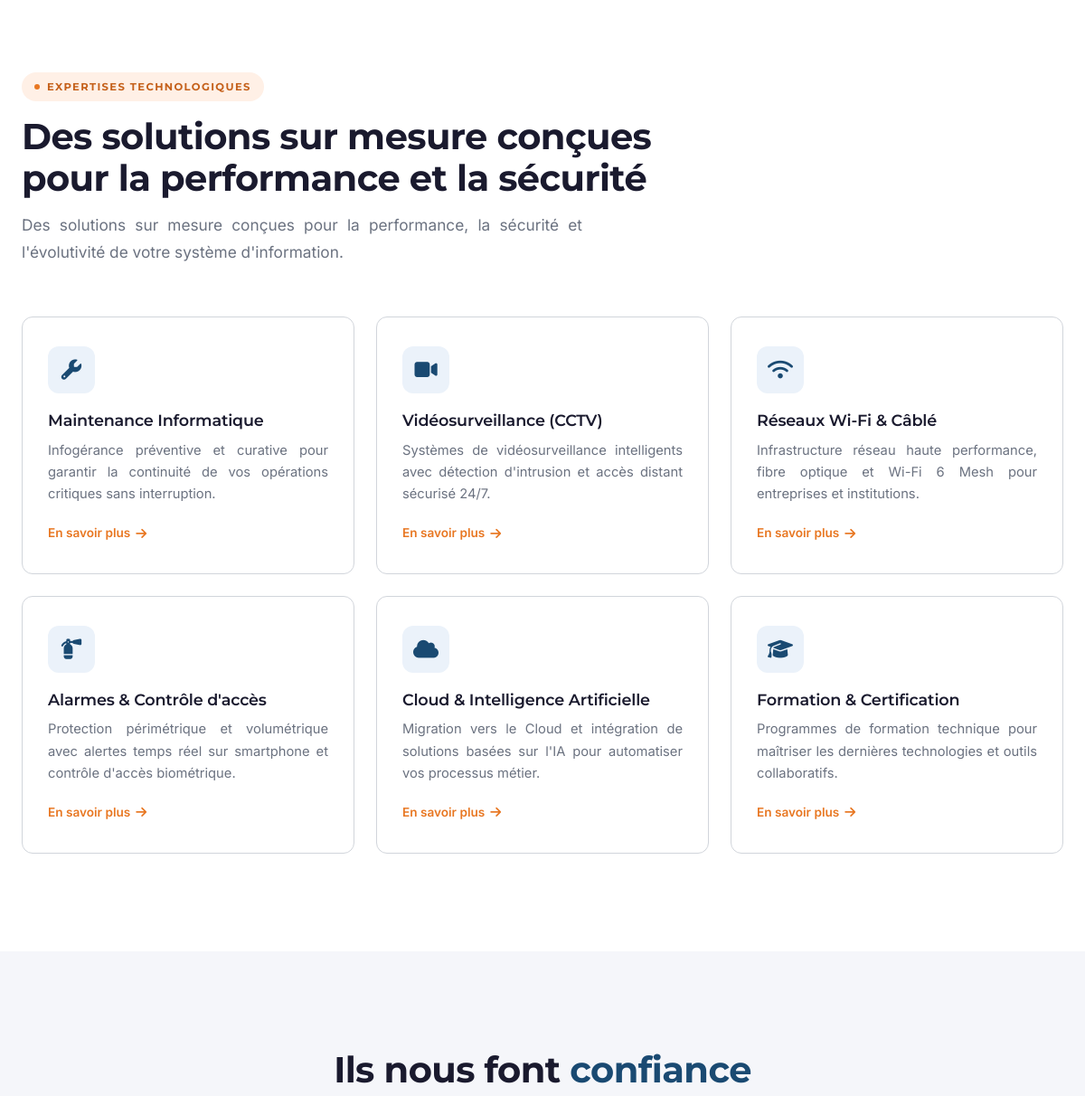
/ (middle part), run on an earlier commit of the app's database.
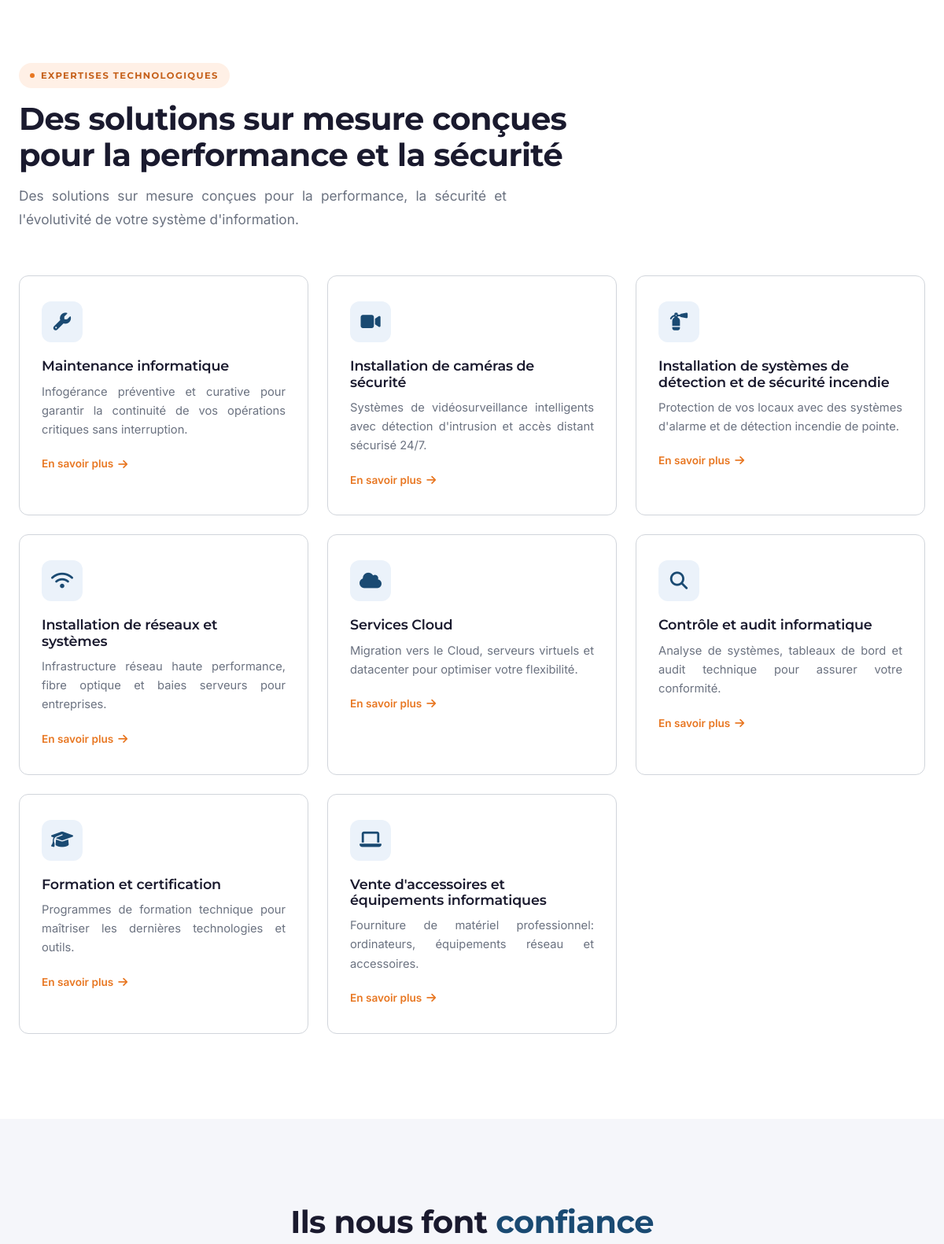
And on a later commit of the database.
### services/models.py (models this page shows, shortened)
class Service(models.Model):
    ICONES = [
        ('wrench', 'Maintenance'),
        ('video', 'Caméras de sécurité'),
        ('shield', 'Sécurité incendie'),
        ('wifi', 'Réseaux & Systèmes'),
        ('cloud', 'Services Cloud'),
        ('search', 'Contrôle & Audit'),
        ('graduation-cap', 'Formation'),
        ('laptop', 'Vente équipements'),
    ]
    nom = models.CharField(max_length=200)
    slug = models.SlugField(unique=True)
    icone = models.CharField(max_length=50, default='wrench')
    description_courte = models.CharField(max_length=300)
    description_longue = models.TextField()
    image_hero = models.ImageField(upload_to='services/', blank=True, null=True)
    features = models.TextField(help_text='Une feature par ligne', blank=True)
    avantages = models.TextField(help_text='Un avantage par ligne', blank=True)
    meta_title = models.CharField(max_length=70, blank=True)
    meta_description = models.CharField(max_length=160, blank=True)
    ordre = models.IntegerField(default=0)
    est_actif = models.BooleanField(default=True)
    class Meta:
        ordering = ['ordre']
        verbose_name = 'Service'
    def get_absolute_url(self):
        from django.urls import reverse
        return reverse('service_detail', args=[self.slug])

### core/views.py (the view)
# urls.py: path('', views.index, name='index'),
def index(request):
    temoignages = Temoignage.objects.filter(est_publie=True)[:3]
    services = Service.objects.filter(est_actif=True).order_by('ordre')
    projets = Projet.objects.filter(est_publie=True)[:3]
    articles = Article.objects.filter(est_publie=True)[:3]
    ctx = {'temoignages': temoignages, 'services': services,
           'projets': projets, 'articles': articles, 'page': 'accueil'}
    return render(request, 'core/index.html', ctx)

### core/context_processors.py (called while the page is built)
def global_context(request):
    return {
        'PHONE_1': getattr(settings, 'PHONE_1', '+228 79 92 81 81'),
        'EMAIL_CONTACT': getattr(settings, 'EMAIL_CONTACT', 'contact@novasystechn.com'),
        'EMAIL_SUPPORT': getattr(settings, 'EMAIL_SUPPORT', 'contact@novasystechn.com'),
        'WHATSAPP_NUMBER': getattr(settings, 'WHATSAPP_NUMBER', '22879928181'),
        'ADRESSE': getattr(settings, 'ADRESSE', 'Agoè Assiyéyé, Lomé'),
        'MAPS_URL': getattr(settings, 'MAPS_URL', ''),
        'RECAPTCHA_PUBLIC_KEY': getattr(settings, 'RECAPTCHA_PUBLIC_KEY', ''),
        'SITE_URL': getattr(settings, 'SITE_URL', ''),
    }

### templates/core/index.html (shortened to what this page needs)
{% extends 'base/base.html' %}
{% load static %}
{% block content %}
<section class="section">
  <div class="container">
    <div class="section-header" data-aos>
      <div class="section-tag">Expertises Technologiques</div>
      <h2>Des solutions sur mesure conçues<br>pour la performance et la sécurité</h2>
      <p>Des solutions sur mesure conçues pour la performance, la sécurité et l'évolutivité de votre système d'information.</p>
    </div>
    <div class="services-grid">
      {% for service in services %}
      <a href="{{ service.get_absolute_url }}" class="service-card" data-aos data-aos-delay="{{ forloop.counter0|add:1 }}00">
        <div class="service-icon">
          {% if service.icone == 'wrench' %}<i class="fas fa-wrench"></i>
          {% elif service.icone == 'video' %}<i class="fas fa-video"></i>
          {% elif service.icone == 'wifi' %}<i class="fas fa-wifi"></i>
          {% elif service.icone == 'shield' %}<i class="fas fa-fire-extinguisher"></i>
          {% elif service.icone == 'cloud' %}<i class="fas fa-cloud"></i>
          {% elif service.icone == 'search' %}<i class="fas fa-search"></i>
          {% elif service.icone == 'graduation-cap' %}<i class="fas fa-graduation-cap"></i>
          {% elif service.icone == 'laptop' %}<i class="fas fa-laptop"></i>
          {% else %}<i class="fas fa-cog"></i>{% endif %}
        </div>
        <h3>{{ service.nom }}</h3>
        <p>{{ service.description_courte }}</p>
        <span class="link">En savoir plus <i class="fas fa-arrow-right"></i></span>
      </a>
      {% endfor %}
    </div>
  </div>
</section>
<section class="section temoignages-section">
  <div class="container">
    <div class="section-header centered" data-aos>
      <h2>Ils nous font <span class="text-blue">confiance</span></h2>
    </div>
  </div>
</section>
{% endblock %}

What changed in the data, as far as the page shows it:
removed Service: icone "wifi" (drawn), nom "Réseaux Wi-Fi & Câblé", description_courte "Infrastructure réseau haute performance, fibre optique et Wi-Fi 6 Mesh pour entreprises et institutions."
changed Service: nom "Maintenance Informatique" → "Maintenance informatique"
changed Service: nom "Vidéosurveillance (CCTV)" → "Installation de caméras de sécurité"
added Service: icone "shield" (drawn), nom "Installation de systèmes de détection et de sécurité incendie", description_courte "Protection de vos locaux avec des systèmes d'alarme et de détection incendie de pointe."
changed Service: icone "shield" → "wifi" (drawn); nom "Alarmes & Contrôle d'accès" → "Installation de réseaux et systèmes"; description_courte "Protection périmétrique et volumétrique avec alertes temps réel sur smartphone et contrôle d'accès biométrique." → "Infrastructure réseau haute performance, fibre optique et baies serveurs pour entreprises."
changed Service: nom "Cloud & Intelligence Artificielle" → "Services Cloud"; description_courte "Migration vers le Cloud et intégration de solutions basées sur l'IA pour automatiser vos processus métier." → "Migration vers le Cloud, serveurs virtuels et datacenter pour optimiser votre flexibilité."
changed Service: icone "graduation-cap" → "search" (drawn); nom "Formation & Certification" → "Contrôle et audit informatique"; description_courte "Programmes de formation technique pour maîtriser les dernières technologies et outils collaboratifs." → "Analyse de systèmes, tableaux de bord et audit technique pour assurer votre conformité."
added Service: icone "graduation-cap" (drawn), nom "Formation et certification", description_courte "Programmes de formation technique pour maîtriser les dernières technologies et outils."
added Service: icone "laptop" (drawn), nom "Vente d'accessoires et équipements informatiques", description_courte "Fourniture de matériel professionnel: ordinateurs, équipements réseau et accessoires."
